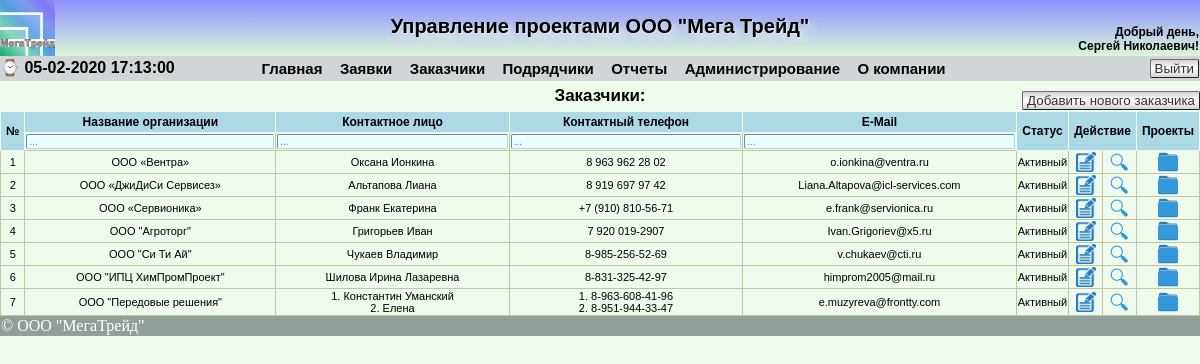
The app's page /showcustomer.php (signed in), older data.
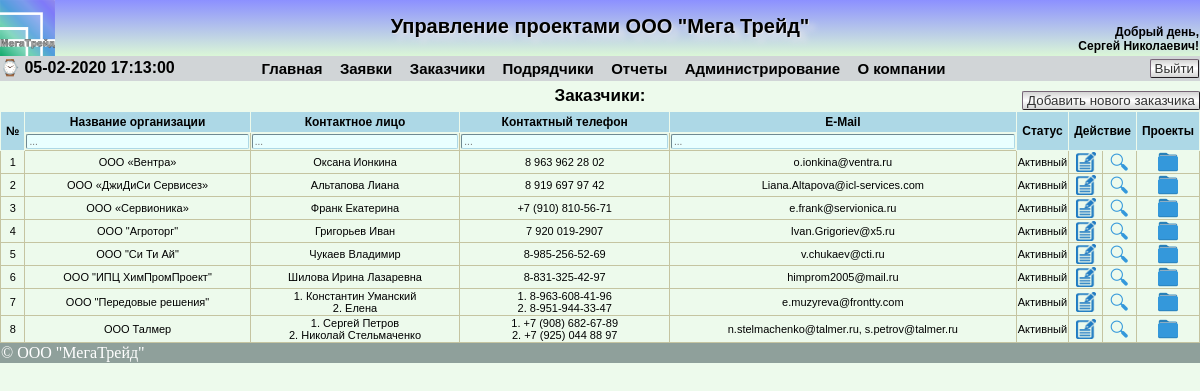
The same page, newer data.
### tables this page shows
CREATE TABLE `customer` (
  `id_customer` int(11) NOT NULL AUTO_INCREMENT,
  `customer_name` varchar(100) NOT NULL,
  `jur_address` text NOT NULL,
  `post_address` text NOT NULL,
  `ogrn` varchar(15) NOT NULL,
  `inn` varchar(12) NOT NULL,
  `kpp` varchar(9) NOT NULL,
  `dogovor_number` varchar(50) NOT NULL,
  `status` tinyint(1) NOT NULL,
  `bank_name` varchar(200) NOT NULL,
  `bank_bik` varchar(9) NOT NULL,
  `korr_schet` varchar(20) NOT NULL,
  `rasch_schet` varchar(20) NOT NULL,
  `recipient` varchar(150) NOT NULL,
  `phone` varchar(100) NOT NULL,
  `email` varchar(100) NOT NULL,
  `contact_name` varchar(200) NOT NULL,
  `comment` text,
  PRIMARY KEY (`id_customer`)
);

### func/db.php (called while the page is built, shortened)
<?php
function Show_Customer($connection)
{
	$search = "SELECT * FROM customer ORDER BY customer_name ASC";
    $result = $connection->query ($search);
    $rows = $result->num_rows;
    if (!$rows) return false;
    else
    {
        $array = array ();
        for ($i=0; $i<$rows; $i++)
        {
            $result->data_seek ($i);
            $row =$result->fetch_array (MYSQLI_ASSOC);
            $array["$i"] = $row;
        }
    }
    return $array;
}
?>

### func/arrays.php (called while the page is built, shortened)
<?php
$statusedit = array("Неактивный", "Активный", "Любой");
?>

### showcustomer.php (the view, shortened to what this page needs)
<?php
require 'connection/config.php';
if(isset($_SESSION['userlevel']) AND $_SESSION['userlevel']<4){
require_once 'blocks/header.php';
require 'func/arrays.php';
$customer = Show_Customer($link);
?>
<!DOCTYPE html>
<html lang="ru">
<head>
</head>
<body>
	<div class="showcustomer">
		<div class="breadcrumbs">Заказчики:</div>
		<?php if($_SESSION['userlevel']<=3){ ?>
			<div class="newticket">
				<a href='newcustomer.php'><button class="button-new">Добавить нового заказчика</button></a>
			</div>
		<?php }?>
		<table border="1">
			<thead>
				<tr class="hdr">
					<th rowspan="2" width="1">№</th>
					<th>Название организации</th>
					<th>Контактное лицо</th>
					<th>Контактный телефон</th>
					<th>E-Mail</th>
					<th  rowspan="2" width=1%>Статус</th>
					<th  rowspan="2" width="1" <?php if($_SESSION['userlevel'] <= 3){ ?> colspan="2"<?php }?>>Действие</th>
					<th  rowspan="2" width="1">Проекты</th>
				</tr>
				<tr class='table-filters'>
					<td>
						<input class="reg_input_filter" type="text" placeholder="..."/>
					</td>
					<td>
						<input class="reg_input_filter" type="text" placeholder="..."/>
					</td>
					<td>
						<input class="reg_input_filter" type="text" placeholder="..."/>
					</td>
					<td>
						<input class="reg_input_filter" type="text" placeholder="..."/>
					</td>
				</tr>
			</thead>
	<?php if($customer){
		foreach($customer as $i => $customers) {
		?>
			<tr class="reg_text_show_tickets">
				<td align="center" width="1"><?=$i + 1?></td>
				<td align="center"><?=$customers['customer_name']?></td>
				<td align="center">
				<?php
					$contact_name_exp = explode(";", $customers['contact_name']);
					$count_contact_name = count($contact_name_exp);
					if($count_contact_name<2){
						echo $contact_name_exp[0];
					}
					else {
					for($i = 0; $i < $count_contact_name; $i++)
				{?>
					<?=($i+1).". ".$contact_name_exp[$i]."<br>"?>
					<?php }}?>
				</td>
				<td align="center">
				<?php
					$phone = explode(";", $customers['phone']);
					$count_phone = count($phone);
					if($count_phone<2){
						echo $phone[0];
					}
					else {
					for($i = 0; $i < $count_phone; $i++){?>
				<?=($i+1).". ".$phone[$i]."<br>"?>
					<?php }}?>
				</td>
				<td align="center">
				<?php
					$email = explode(";", $customers['email']);
					$count_email = count($email);
					if($count_email<2){
						echo $email[0];
					}
					else {
					for($i = 0; $i < $count_email; $i++){?>
				<?=($i+1).". ".$email[$i]."<br>"?>
					<?php }}?>
				</td>
				<td align="center"><?=$statusedit[$customers['status']];?></td>
				<?php if($_SESSION['userlevel']<=3){ ?>
				<td align="center" width="1">
					<a href='editcustomer.php?edit=<?= $customers['id_customer'] ?>' title = 'Изменить'><img src='images/edit.png' width='20' height='20'></a>
				</td>
				<?php }?>
				<td align="center" width="1">
					<a href='lookcustomer.php?look=<?= $customers['id_customer'] ?>' title = 'Посмотреть'><img src='images/lupa.png' width='20' height='20'></a>
				</td>
				<td align="center" width="1">
					<a href='showprojects.php?id_customer=<?= $customers['id_customer'] ?>' title = 'Проекты'><img src='images/projects.png' width='20' height='20'></a>
				</td>
			</tr>
<?php }} else { ?>
				<tr>
					<td colspan="9" align="center" class="date">Не добавлено ни одного заказчика</td>
 				</tr>
<?php } ?>
		</table>
	</div>
<div id="footer">&copy; ООО "МегаТрейд"</div>
</body>
</html>
<?php
	}
	else
	{
		header('Location: /');
}
?>

Row changes from the older to the newer data that the page shows:
added customer: customer_name "ООО Талмер", contact_name "Сергей Петров", contact_name "Николай Стельмаченко", phone "+7 (908) 682-67-89", phone "+7 (925) 044 88 97", email "n.stelmachenko@talmer.ru, s.petrov@talmer.ru", status "Активный"
